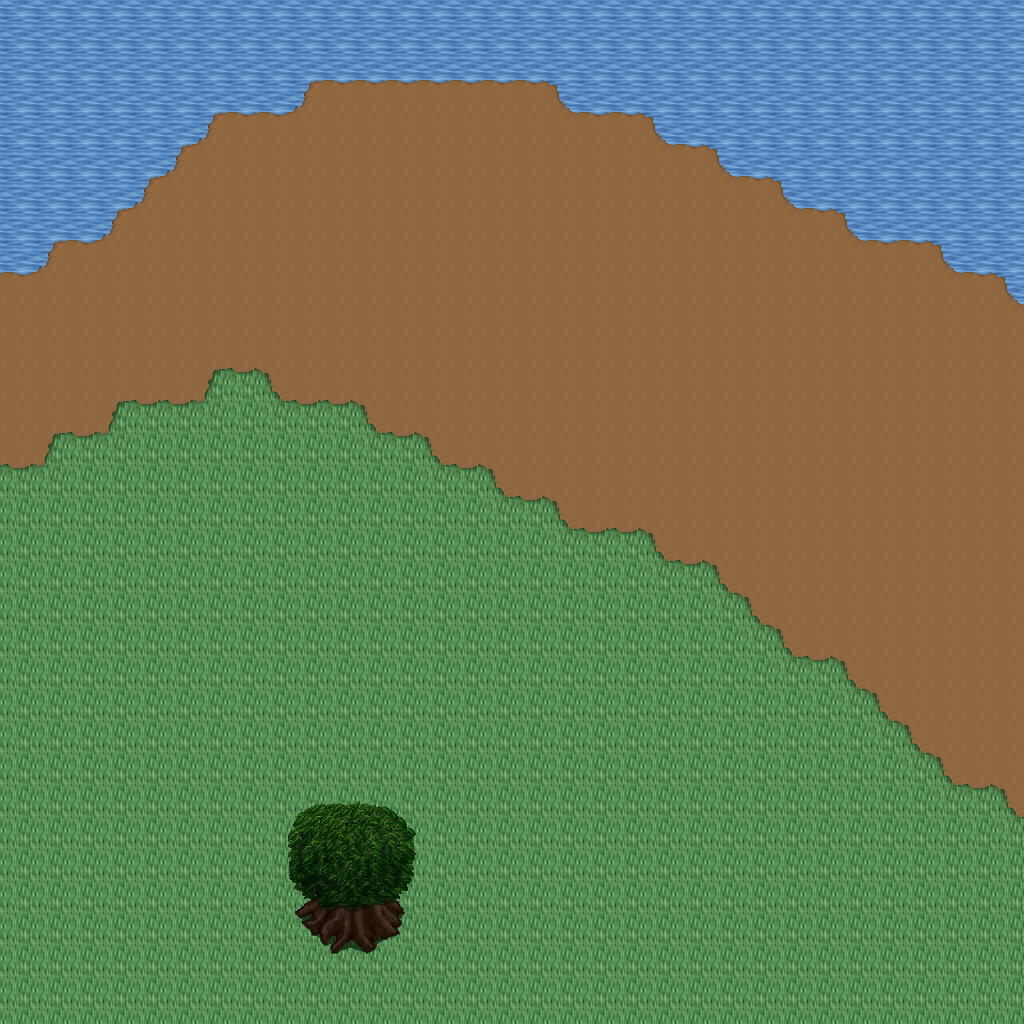

A level layout from a 2D game, rendered from its tile map. Below: a short description, then the map file with tile-grid data replaced by summaries:
An orthogonal 32x32 tile map with 32x32 px tiles, 5 tile layers (Ground, Objects, Objects2, Above, ...), 1 hidden layer not drawn, 10 tilesets.

<map version="1.10" tiledversion="1.11.0" orientation="orthogonal" renderorder="right-down" width="32" height="32" tilewidth="32" tileheight="32" infinite="0" nextlayerid="11" nextobjectid="1">
 <tileset firstgid="1" name="logic_collision" tilewidth="32" tileheight="32" tilecount="1" columns="1">
  <image source="../drawable/logic_collision.png" width="32" height="32" />
 </tileset>
 <tileset firstgid="2" name="ground_ground" tilewidth="32" tileheight="32" tilecount="33" columns="3">
  <image source="../drawable/ground_ground.png" width="96" height="352" />
 </tileset>
 <tileset firstgid="35" name="ground_earth_edges" tilewidth="32" tileheight="32" tilecount="18" columns="6">
  <image source="../drawable/ground_earth_edges.png" width="192" height="96" />
 </tileset>
 <tileset firstgid="53" name="ground_grass_corners" tilewidth="32" tileheight="32" tilecount="24" columns="6">
  <image source="../drawable/ground_grass_corners.png" width="192" height="128" />
 </tileset>
 <tileset firstgid="77" name="ground_grass_edges" tilewidth="32" tileheight="32" tilecount="36" columns="12">
  <image source="../drawable/ground_grass_edges.png" width="384" height="96" />
 </tileset>
 <tileset firstgid="113" name="ground_water_pool" tilewidth="32" tileheight="32" tilecount="72" columns="3">
  <image source="../drawable/ground_water_pool.png" width="96" height="768" />
 </tileset>
 <tileset firstgid="185" name="ground_ridge_earth_pale" tilewidth="32" tileheight="32" tilecount="96" columns="12">
  <image source="../drawable/ground_ridge_earth_pale.png" width="384" height="256" />
 </tileset>
 <tileset firstgid="281" name="ground_ridge_earth_dark" tilewidth="32" tileheight="32" tilecount="96" columns="12">
  <image source="../drawable/ground_ridge_earth_dark.png" width="384" height="256" />
 </tileset>
 <tileset firstgid="377" name="plant_stump_stump_vertical" tilewidth="32" tileheight="32" tilecount="1" columns="1">
  <image source="../drawable/plant_stump_stump_vertical.png" width="32" height="32" />
 </tileset>
 <tileset firstgid="378" name="plant_tree_tree_darkgreen" tilewidth="32" tileheight="32" tilecount="88" columns="8">
  <image source="../drawable/plant_tree_tree_darkgreen.png" width="256" height="352" />
 </tileset>
 <layer id="1" name="Ground" width="32" height="32">
  <data>[1024 cells, 1024 non-empty, 3 distinct tile ids]</data>
 </layer>
 <layer id="2" name="Objects" width="32" height="32">
  <data>[1024 cells, 102 non-empty, 18 distinct tile ids]</data>
 </layer>
 <layer id="3" name="Objects2" width="32" height="32">
  <data>[1024 cells, 0 non-empty, 0 distinct tile ids]</data>
 </layer>
 <layer id="4" name="Above" width="32" height="32">
  <data>[1024 cells, 12 non-empty, 12 distinct tile ids]</data>
 </layer>
 <layer id="5" name="Above2" width="32" height="32">
  <data>[1024 cells, 0 non-empty, 0 distinct tile ids]</data>
 </layer>
 <layer id="6" name="Walkable" width="32" height="32" visible="0">
  <data>[1024 cells, 8 non-empty, 1 distinct tile ids]</data>
 </layer>
 <objectgroup id="7" name="Mapevents" />
 <objectgroup id="8" name="Spawn" />
 <objectgroup id="9" name="Keys" />
 <objectgroup id="10" name="Replace" />
</map>
